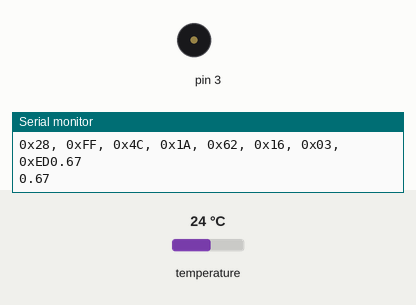
Bench run of a sketch on a simulated Arduino Uno, built with avr-gcc and run on an emulated ATmega328P. On the bench: buzzer (waves = sounding), the last lines printed to the serial monitor. The inputs (shaded band) are chosen by the test bench; at power-on: temperature 24 °C.

Above: at 1.08 s.
1.5 s: temperature set to 33 °C
At 1.74 s:
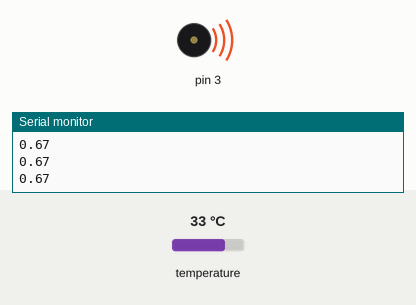
4.5 s: temperature set to 12 °C
Timing chart, 0 to 13.5 s (numbered marks = the images above; inputs shaded):
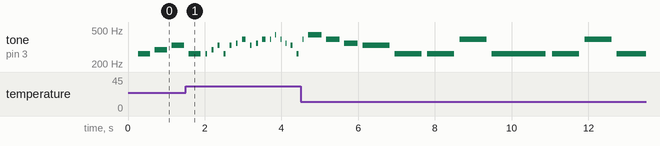

Measured:
- by itself, tone on pin 3: plays 392 Hz for 0.02 s, 440 Hz for 0.35 s, 392 Hz for 0.35 s, 349 Hz for 0.35 s, 330 Hz for 0.70 s, 262 Hz for 0.70 s … (12 notes in this stretch)

The sketch:

TempTonTonBouki2.ino
```cpp
#include <OneWire.h>
#include <DallasTemperature.h>

byte addr[8];
OneWire  oneWire(7);  // Connect your 1-wire device to pin 3
DallasTemperature sensor(&oneWire);
float tempC = 20.0;

void updateTemp()
{
  if(sensor.isConversionAvailable(addr))
  {
    tempC = sensor.getTempC(addr);
    sensor.requestTemperaturesByAddress(addr);
  }
}

void note(int freq, int length)
{
  float timeScale = 1 - (tempC - 19) / 15;
  if(timeScale < 0.1)
  {
    timeScale = 0.1;
  }
  Serial.println(timeScale);
  tone(3, freq);
  delay((int)(length * 240 * timeScale));
  noTone(3);
  delay((int)(length * 10 * timeScale));

  updateTemp();
}

void setup()
{
  Serial.begin(9600);
  discoverOneWireDevices();
  sensor.setResolution(addr, 9);

  pinMode(3, OUTPUT);
  digitalWrite(3, LOW);

  sensor.requestTemperaturesByAddress(addr);
  updateTemp();
}

int DO = 262;
int RE = 294;
int MI = 330;
int FA = 349;
int SO = 392;
int LA = 440;
int TI = 494;
int DO2 = 523;

void loop()
{
  note(DO, 2);
  note(RE, 2);
  note(MI, 2);
  note(DO, 2);

  note(DO, 2);
  note(RE, 2);
  note(MI, 2);
  note(DO, 2);

  note(MI, 2);
  note(FA, 2);
  note(SO, 4);

  note(MI, 2);
  note(FA, 2);
  note(SO, 4);

  note(SO, 1);
  note(LA, 1);
  note(SO, 1);
  note(FA, 1);
  note(MI, 2);
  note(DO, 2);

  note(SO, 1);
  note(LA, 1);
  note(SO, 1);
  note(FA, 1);
  note(MI, 2);
  note(DO, 2);

  note(DO, 2);
  note(SO, 2);
  note(DO, 4);

  note(DO, 2);
  note(SO, 2);
  note(DO, 4);
}

void discoverOneWireDevices(void) {
  byte i;
  byte present = 0;
  byte data[12];

  Serial.print("Looking for sensor address...\n\r");
  while(oneWire.search(addr)) {
    Serial.print("\n\rFound device with address:\n\r");
    for( i = 0; i < 8; i++) {
      Serial.print("0x");
      if (addr[i] < 16) {
        Serial.print('0');
      }
      Serial.print(addr[i], HEX);
      if (i < 7) {
        Serial.print(", ");
      }
    }
    if ( OneWire::crc8( addr, 7) != addr[7]) {
        Serial.print("CRC is not valid!\n");
        return;
    }
  }
  oneWire.reset_search();
  return;
}
```
